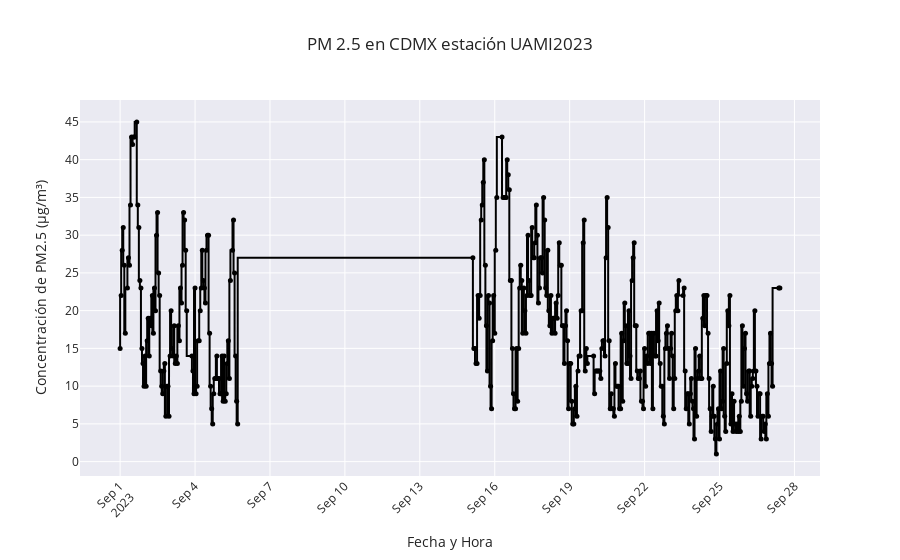

This figure's notebook cell:
### Markdown cell above
### Filtremos por mes

### Code cell
# Filtrar los datos para cualquier mes
numero_mes = 9
data_por_mes = data_clean['PM25']['CDMX_UAMI2023'][data_clean['PM25']['CDMX_UAMI2023']['Fecha'].dt.month == numero_mes]
# Generar el gráfico
fig = px.line(
    data_por_mes, 
    x='Fecha', 
    y='Concentraciones horarias', 
    title='PM 2.5 en CDMX estación UAMI2023 ',
    labels={'Fecha': 'Fecha y Hora', 'Concentraciones horarias': 'PM2.5 (µg/m³)'},
    line_shape='vh',  # Considera cambiar a 'linear' o 'spline' para una línea más suave
    markers=True,  # Puntos en la línea
    color_discrete_sequence=['black'],  # Color de la línea
)

# Actualización de la línea
fig.update_traces(
    marker=dict(size=5),  # Tamaño de los marcadores
    line=dict(dash='solid', width=2)  # Línea sólida, ancho de 2
)

# Personalización adicional con opacidad para la figura entera
fig.update_layout(
    xaxis_title="Fecha y Hora",
    yaxis_title="Concentración de PM2.5 (µg/m³)",
    xaxis_tickangle=-45,  # Rotar etiquetas del eje X
    template='seaborn',  # Estilo de la plantilla
)

fig.show()

### Figure 1 — Plotly figure (JSON) as saved in the notebook; plotly's stock layout.template omitted (floating-point values rounded to 4 significant figures; data arrays with more than 128 entries replaced by an {"elided": "..."} marker saying what was removed)
{"data": [{"hovertemplate": "Fecha y Hora=%{x}<br>PM2.5 (µg/m³)=%{y}<extra></extra>", "legendgroup": "", "line": {"color": "black", "dash": "solid", "shape": "vh", "width": 2}, "marker": {"size": 5, "symbol": "circle"}, "mode": "lines+markers", "name": "", "orientation": "v", "showlegend": false, "type": "scatter", "x": {"elided": "386 str values"}, "xaxis": "x", "y": {"elided": "386 int values"}, "yaxis": "y"}], "layout": {"legend": {"tracegroupgap": 0}, "title": {"text": "PM 2.5 en CDMX estación UAMI2023 "}, "xaxis": {"anchor": "y", "domain": [0, 1], "tickangle": -45, "title": {"text": "Fecha y Hora"}}, "yaxis": {"anchor": "x", "domain": [0, 1], "title": {"text": "Concentración de PM2.5 (µg/m³)"}}}}
